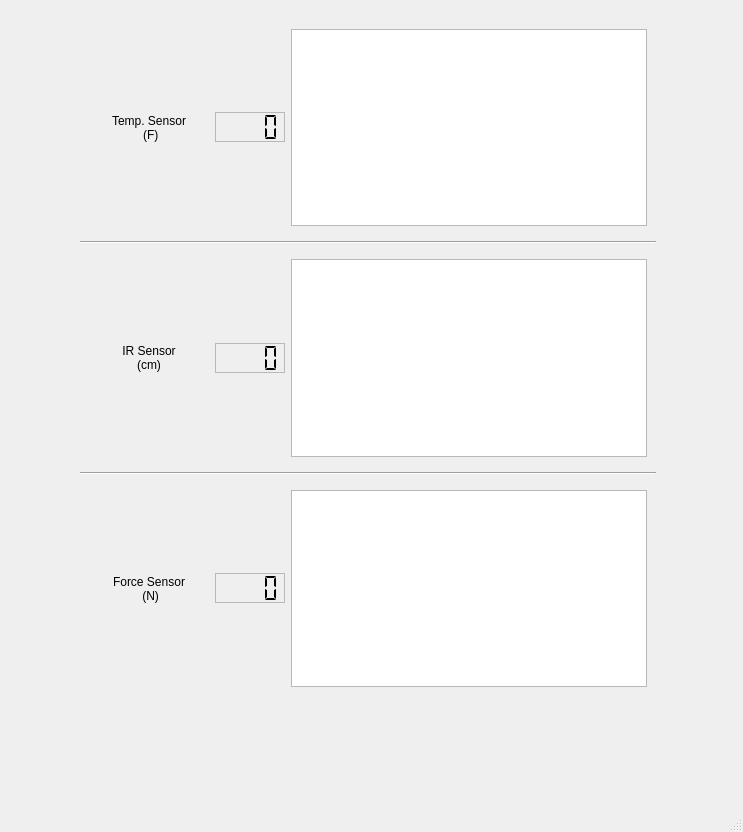
<?xml version="1.0" encoding="UTF-8"?>
<ui version="4.0">
 <class>MainWindow</class>
 <widget class="QMainWindow" name="MainWindow">
  <property name="geometry">
   <rect>
    <x>0</x>
    <y>0</y>
    <width>743</width>
    <height>832</height>
   </rect>
  </property>
  <property name="windowTitle">
   <string>MainWindow</string>
  </property>
  <widget class="QWidget" name="centralwidget">
   <property name="maximumSize">
    <size>
     <width>2000</width>
     <height>3000</height>
    </size>
   </property>
   <widget class="QWidget" name="sensormotorWidget" native="true">
    <property name="geometry">
     <rect>
      <x>80</x>
      <y>20</y>
      <width>576</width>
      <height>676</height>
     </rect>
    </property>
    <layout class="QVBoxLayout" name="verticalLayout">
     <item>
      <widget class="QWidget" name="tempWidget" native="true">
       <layout class="QHBoxLayout" name="horizontalLayout_3">
        <item>
         <widget class="QLabel" name="label_3">
          <property name="sizePolicy">
           <sizepolicy hsizetype="Fixed" vsizetype="Preferred">
            <horstretch>0</horstretch>
            <verstretch>0</verstretch>
           </sizepolicy>
          </property>
          <property name="minimumSize">
           <size>
            <width>120</width>
            <height>0</height>
           </size>
          </property>
          <property name="maximumSize">
           <size>
            <width>120</width>
            <height>16777215</height>
           </size>
          </property>
          <property name="layoutDirection">
           <enum>Qt::LeftToRight</enum>
          </property>
          <property name="text">
           <string>Temp. Sensor
 (F)</string>
          </property>
          <property name="textFormat">
           <enum>Qt::PlainText</enum>
          </property>
          <property name="alignment">
           <set>Qt::AlignCenter</set>
          </property>
         </widget>
        </item>
        <item>
         <widget class="QLCDNumber" name="temp_lcd">
          <property name="minimumSize">
           <size>
            <width>70</width>
            <height>0</height>
           </size>
          </property>
          <property name="maximumSize">
           <size>
            <width>16777215</width>
            <height>30</height>
           </size>
          </property>
          <property name="frameShape">
           <enum>QFrame::StyledPanel</enum>
          </property>
          <property name="frameShadow">
           <enum>QFrame::Sunken</enum>
          </property>
          <property name="smallDecimalPoint">
           <bool>false</bool>
          </property>
          <property name="digitCount">
           <number>4</number>
          </property>
          <property name="segmentStyle">
           <enum>QLCDNumber::Flat</enum>
          </property>
         </widget>
        </item>
        <item>
         <widget class="PlotWidget" name="temp_plotView"/>
        </item>
       </layout>
      </widget>
     </item>
     <item>
      <widget class="Line" name="line">
       <property name="orientation">
        <enum>Qt::Horizontal</enum>
       </property>
      </widget>
     </item>
     <item>
      <widget class="QWidget" name="irWidget" native="true">
       <layout class="QHBoxLayout" name="horizontalLayout_4">
        <item>
         <widget class="QLabel" name="label_4">
          <property name="sizePolicy">
           <sizepolicy hsizetype="Fixed" vsizetype="Preferred">
            <horstretch>0</horstretch>
            <verstretch>0</verstretch>
           </sizepolicy>
          </property>
          <property name="minimumSize">
           <size>
            <width>120</width>
            <height>0</height>
           </size>
          </property>
          <property name="maximumSize">
           <size>
            <width>120</width>
            <height>16777215</height>
           </size>
          </property>
          <property name="layoutDirection">
           <enum>Qt::LeftToRight</enum>
          </property>
          <property name="text">
           <string>IR Sensor
(cm)</string>
          </property>
          <property name="textFormat">
           <enum>Qt::PlainText</enum>
          </property>
          <property name="alignment">
           <set>Qt::AlignCenter</set>
          </property>
         </widget>
        </item>
        <item>
         <widget class="QLCDNumber" name="ir_lcd">
          <property name="minimumSize">
           <size>
            <width>70</width>
            <height>0</height>
           </size>
          </property>
          <property name="maximumSize">
           <size>
            <width>16777215</width>
            <height>30</height>
           </size>
          </property>
          <property name="frameShape">
           <enum>QFrame::StyledPanel</enum>
          </property>
          <property name="frameShadow">
           <enum>QFrame::Sunken</enum>
          </property>
          <property name="smallDecimalPoint">
           <bool>false</bool>
          </property>
          <property name="digitCount">
           <number>4</number>
          </property>
          <property name="segmentStyle">
           <enum>QLCDNumber::Flat</enum>
          </property>
         </widget>
        </item>
        <item>
         <widget class="PlotWidget" name="ir_plotView"/>
        </item>
       </layout>
      </widget>
     </item>
     <item>
      <widget class="Line" name="line_3">
       <property name="orientation">
        <enum>Qt::Horizontal</enum>
       </property>
      </widget>
     </item>
     <item>
      <widget class="QWidget" name="forceWidget" native="true">
       <layout class="QHBoxLayout" name="horizontalLayout_7">
        <item>
         <widget class="QLabel" name="label_12">
          <property name="sizePolicy">
           <sizepolicy hsizetype="Fixed" vsizetype="Preferred">
            <horstretch>0</horstretch>
            <verstretch>0</verstretch>
           </sizepolicy>
          </property>
          <property name="minimumSize">
           <size>
            <width>120</width>
            <height>0</height>
           </size>
          </property>
          <property name="maximumSize">
           <size>
            <width>120</width>
            <height>16777215</height>
           </size>
          </property>
          <property name="layoutDirection">
           <enum>Qt::LeftToRight</enum>
          </property>
          <property name="text">
           <string>Force Sensor
 (N)</string>
          </property>
          <property name="textFormat">
           <enum>Qt::PlainText</enum>
          </property>
          <property name="alignment">
           <set>Qt::AlignCenter</set>
          </property>
         </widget>
        </item>
        <item>
         <widget class="QLCDNumber" name="force_lcd">
          <property name="minimumSize">
           <size>
            <width>70</width>
            <height>0</height>
           </size>
          </property>
          <property name="maximumSize">
           <size>
            <width>16777215</width>
            <height>30</height>
           </size>
          </property>
          <property name="frameShape">
           <enum>QFrame::StyledPanel</enum>
          </property>
          <property name="frameShadow">
           <enum>QFrame::Sunken</enum>
          </property>
          <property name="smallDecimalPoint">
           <bool>false</bool>
          </property>
          <property name="digitCount">
           <number>4</number>
          </property>
          <property name="segmentStyle">
           <enum>QLCDNumber::Flat</enum>
          </property>
         </widget>
        </item>
        <item>
         <widget class="PlotWidget" name="force_plotView"/>
        </item>
       </layout>
      </widget>
     </item>
    </layout>
   </widget>
  </widget>
  <widget class="QMenuBar" name="menubar">
   <property name="geometry">
    <rect>
     <x>0</x>
     <y>0</y>
     <width>743</width>
     <height>22</height>
    </rect>
   </property>
  </widget>
  <widget class="QStatusBar" name="statusbar"/>
 </widget>
 <customwidgets>
  <customwidget>
   <class>PlotWidget</class>
   <extends>QGraphicsView</extends>
   <header location="global">pyqtgraph</header>
  </customwidget>
 </customwidgets>
 <resources/>
 <connections/>
</ui>
